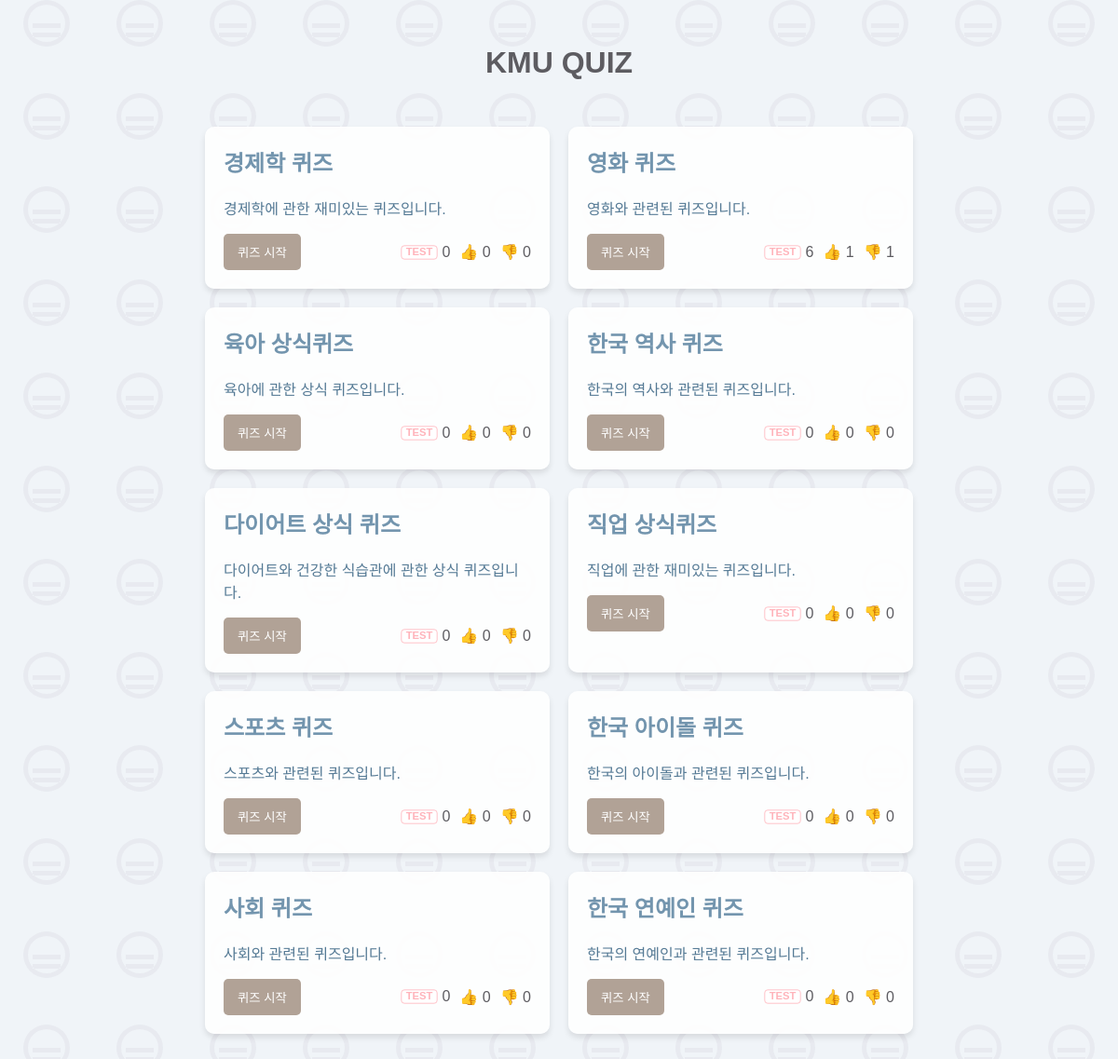
The app's page /, older data.
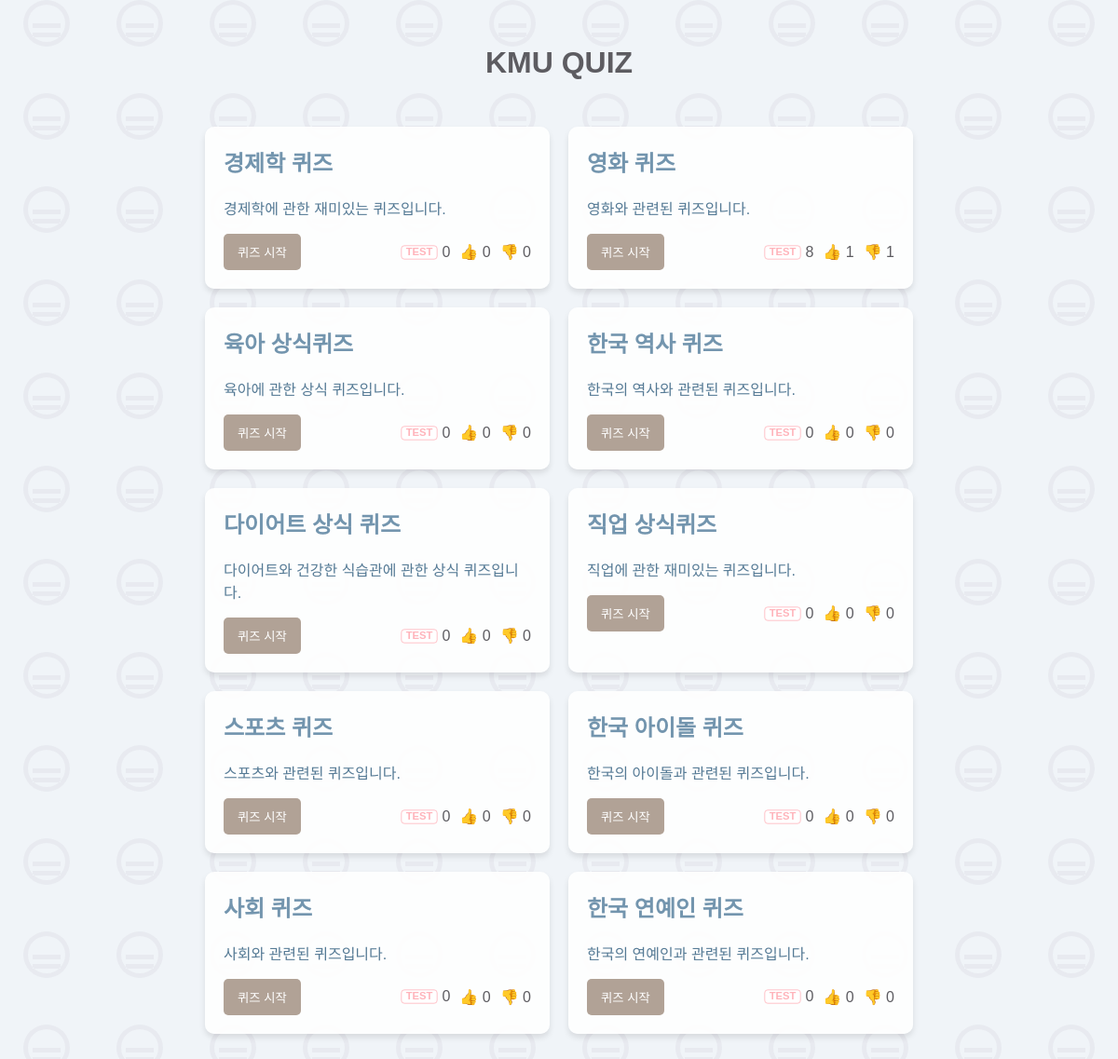
The same page, newer data.
### quiz/models.py (models this page shows, shortened)
class Test(models.Model):
    title = models.CharField(max_length=100, null=False, blank=False, verbose_name="제목")
    description = models.TextField(null=True, blank=True, verbose_name="설명")
    thumbnail = models.ImageField(null=True, blank=True, upload_to='thumbnail/', verbose_name="썸네일")
    engagement = models.IntegerField(default=0, verbose_name="참여수")
    likes = models.IntegerField(default=0, verbose_name="좋아요")
    dislikes = models.IntegerField(default=0, verbose_name="싫어요")  # 새로 추가된 필드
    created_at = models.DateTimeField(auto_now_add=True, verbose_name="생성일")
    updated_at = models.DateTimeField(auto_now=True, verbose_name="수정일")
    class Meta:
        db_table = "tests"
        verbose_name = "테스트"
        verbose_name_plural = "01. 테스트"

### quiz/views.py (the view)
# urls.py: path('', MainPageView.as_view(), name='main_page'),
class MainPageView(ListView):
    model = Test
    template_name = 'quiz/main.html'
    context_object_name = 'tests'

### quiz/templates/quiz/main.html (shortened to what this page needs)
{% extends 'base.html' %} {% block content %}
<h1>KMU QUIZ</h1>
<div class="quiz-grid">
	{% for test in tests %}
	<div class="quiz-item">
		<h2>{{ test.title }}</h2>
		<p>{{ test.description }}</p>
		<div
			class="quiz-buttons-and-stats"
			style="display: flex; justify-content: space-between; align-items: center"
		>
			<button
				onclick="location.href='{% url 'start_quiz' test.id %}'"
				class="quiz-start-button"
				style="margin-right: 10px"
			>
				퀴즈 시작
			</button>
			<div
				class="quiz-stats"
				style="display: flex; align-items: center; gap: 10px"
			>
				<span class="engagement" style="display: flex; align-items: center">
					<svg
						xmlns="http://www.w3.org/2000/svg"
						viewBox="0 0 100 40"
						width="40px"
						height="30px"
					>
						<text
							x="50"
							y="28"
							font-family="Arial, sans-serif"
							font-size="28"
							font-weight="bold"
							text-anchor="middle"
							fill="#FFB3BA"
						>
							TEST
						</text>
					</svg>
					<span style="vertical-align: middle">{{ test.engagement }}</span>
				</span>
				<span class="likes">👍 {{ test.likes }}</span>
				<span class="dislikes">👎 {{ test.dislikes }}</span>
			</div>
		</div>
	</div>
	{% endfor %}
</div>
{% endblock %}

### quiz/templates/base.html (shortened to what this page needs)
{% load static %}
<!DOCTYPE html>
<html lang="ko">
	<head>
		<link rel="stylesheet" href="{% static 'css/style.css' %}" />
	</head>
	<body>
		<div class="container">
			<main>{% block content %} {% endblock %}</main>
		</div>
	</body>
</html>

### quiz/static/css/style.css (style rules this page uses)
body { background-color: #f0f4f8; font-family: Arial, sans-serif; color: #5d5c61; }
h1 { color: #5d5c61; text-align: center; margin-bottom: 30px; }
button { background-color: #b1a296; color: white; border: none; padding: 10px 15px; border-radius: 5px; cursor: pointer; transition: background-color 0.3s ease; }
.container { max-width: 800px; margin: 0 auto; padding: 20px; }
.quiz-grid { display: grid; grid-template-columns: repeat(auto-fit, minmax(250px, 1fr)); gap: 20px; padding: 20px; }
.quiz-item { background-color: rgba(255, 255, 255, 0.9); border-radius: 10px; padding: 20px; box-shadow: 0 4px 6px rgba(0, 0, 0, 0.1); transition: transform 0.3s ease; }
.quiz-item h2 { color: #7395ae; margin-top: 0; }
.quiz-item p { color: #557a95; }

Row changes from the older to the newer data that the page shows:
changed Test "영화 퀴즈": engagement "6" → "8"
